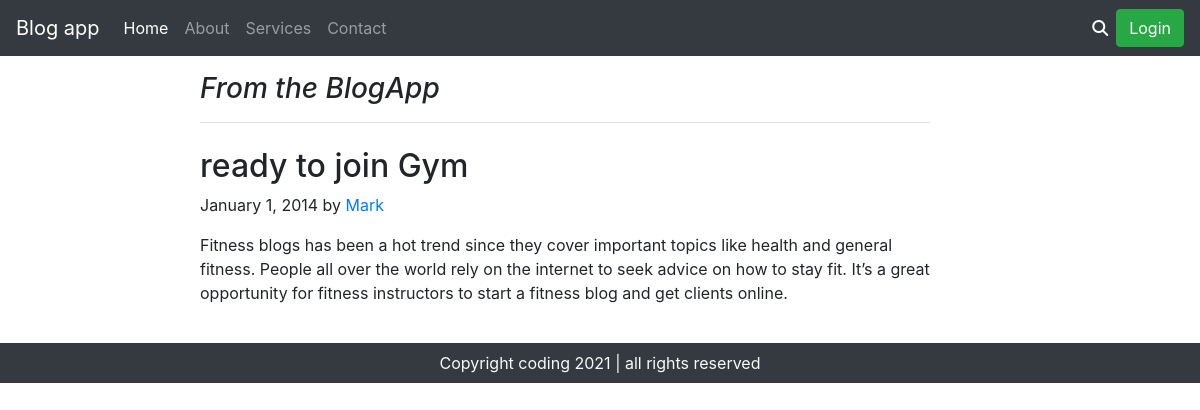
Page /fitness/ready-to-join-gym on the committed database.
### blog/models.py (models this page shows)
class BlogPost(models.Model):
	cat_slug = models.CharField(max_length=300, default="")
	blg_title = models.CharField(max_length=50)
	blg_desc = models.TextField()
	slug = models.SlugField(unique=True, null = True, blank = True)

### blog/views.py (the view)
# urls.py: path('<slug:cat>/<slug:slug>', blogPostDetails, name="answ"),
def blogPostDetails(request, cat, slug):
    mk = request.build_absolute_uri()
    print(mk)
    que = BlogPost.objects.filter(slug=slug)
    if que.exists():
        que = que.first()
    else:
        return HttpResponse("<h1>Page Not Found</h1>")
    return render(request, 'answer.html', {'que': que, 'fetchOnUrl':mk, 'cat': cat})

### blog/templates/answer.html (shortened to what this page needs)
{% extends 'basic.html' %}
{% block body %}
	<div class="container my-3">
		<div class="row">
        <div class="col-md-8 blog-main" style="margin-left: 155px ;">
          <h3 class="pb-3 mb-4 font-italic border-bottom">
            From the BlogApp
          </h3>
          <div class="blog-post" style="margin-bottom: 22px;">
            <h2 class="blog-post-title">{{que.blg_title}}</h2>
            <p class="blog-post-meta">January 1, 2014 by <a href="#">Mark</a></p>
            {{que.blg_desc|safe}}
          </div>
        </div>
      </div>
	</div>
{% endblock %}
{% block footer %}
  <div class="container-fluid bg-dark text-light">
        <p class="text-center py-2 mb-0">Copyright coding 2021 | all rights reserved</p>
    </div>
{% endblock %}

### rows in the picture
BlogPost: blg_title "ready to join Gym", blg_desc "Fitness blogs has been a hot trend since they cover important topics like health and general fitness. People all over the world rely on the internet to seek advice on how to stay fit. It’s a great opportunity for fitness instructors to start a fitness blog and get clients online."
